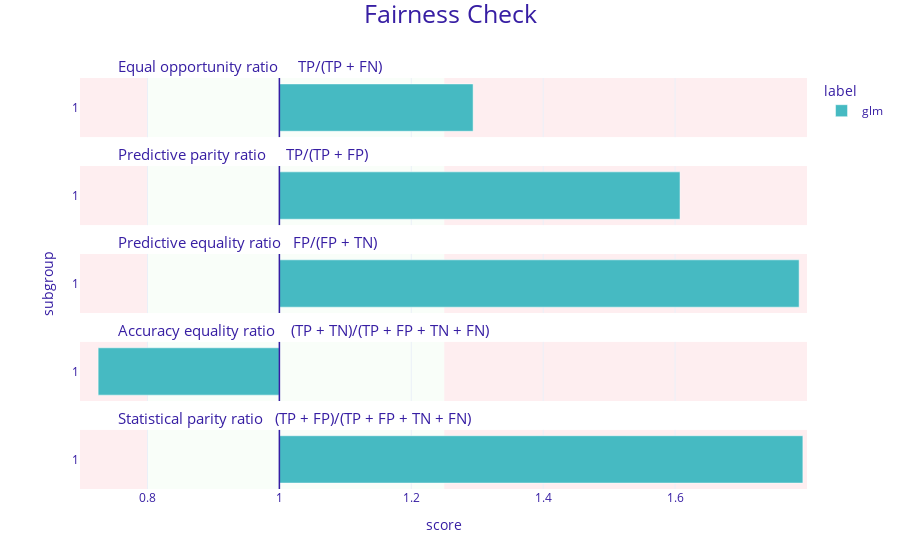

Notebook cell for this chart:
### Code cell
fobject_xgb2.plot()

### Figure 1 — Plotly figure (JSON) as saved in the notebook; plotly's stock layout.template omitted (floating-point values rounded to 4 significant figures)
{"data": [{"alignmentgroup": "True", "customdata": [["1", 1.294, "glm"]], "hovertemplate": "<b>%{customdata[2]}</b><br>Subgroup: %{customdata[0]}<br>Score: %{customdata[1]}<br><extra></extra>", "legendgroup": "glm", "marker": {"color": "#46bac2", "pattern": {"shape": ""}}, "name": "glm", "offsetgroup": "glm", "orientation": "h", "showlegend": true, "textposition": "auto", "type": "bar", "x": [0.2937], "xaxis": "x5", "y": [0.5], "yaxis": "y5"}, {"alignmentgroup": "True", "customdata": [["1", 1.607, "glm"]], "hovertemplate": "<b>%{customdata[2]}</b><br>Subgroup: %{customdata[0]}<br>Score: %{customdata[1]}<br><extra></extra>", "legendgroup": "glm", "marker": {"color": "#46bac2", "pattern": {"shape": ""}}, "name": "glm", "offsetgroup": "glm", "orientation": "h", "showlegend": false, "textposition": "auto", "type": "bar", "x": [0.6075], "xaxis": "x4", "y": [0.5], "yaxis": "y4"}, {"alignmentgroup": "True", "customdata": [["1", 1.788, "glm"]], "hovertemplate": "<b>%{customdata[2]}</b><br>Subgroup: %{customdata[0]}<br>Score: %{customdata[1]}<br><extra></extra>", "legendgroup": "glm", "marker": {"color": "#46bac2", "pattern": {"shape": ""}}, "name": "glm", "offsetgroup": "glm", "orientation": "h", "showlegend": false, "textposition": "auto", "type": "bar", "x": [0.7881], "xaxis": "x3", "y": [0.5], "yaxis": "y3"}, {"alignmentgroup": "True", "customdata": [["1", 0.725, "glm"]], "hovertemplate": "<b>%{customdata[2]}</b><br>Subgroup: %{customdata[0]}<br>Score: %{customdata[1]}<br><extra></extra>", "legendgroup": "glm", "marker": {"color": "#46bac2", "pattern": {"shape": ""}}, "name": "glm", "offsetgroup": "glm", "orientation": "h", "showlegend": false, "textposition": "auto", "type": "bar", "x": [-0.2748], "xaxis": "x2", "y": [0.5], "yaxis": "y2"}, {"alignmentgroup": "True", "customdata": [["1", 1.794, "glm"]], "hovertemplate": "<b>%{customdata[2]}</b><br>Subgroup: %{customdata[0]}<br>Score: %{customdata[1]}<br><extra></extra>", "legendgroup": "glm", "marker": {"color": "#46bac2", "pattern": {"shape": ""}}, "name": "glm", "offsetgroup": "glm", "orientation": "h", "showlegend": false, "textposition": "auto", "type": "bar", "x": [0.7937], "xaxis": "x", "y": [0.5], "yaxis": "y"}], "layout": {"annotations": [{"font": {"size": 15}, "showarrow": false, "text": "Statistical parity ratio   (TP + FP)/(TP + FP + TN + FN)", "x": 0.05, "xanchor": "left", "xref": "paper", "y": 0.144, "yanchor": "bottom", "yref": "paper"}, {"font": {"size": 15}, "showarrow": false, "text": "Accuracy equality ratio    (TP + TN)/(TP + FP + TN + FN)", "x": 0.05, "xanchor": "left", "xref": "paper", "y": 0.358, "yanchor": "bottom", "yref": "paper"}, {"font": {"size": 15}, "showarrow": false, "text": "Predictive equality ratio   FP/(FP + TN)", "x": 0.05, "xanchor": "left", "xref": "paper", "y": 0.572, "yanchor": "bottom", "yref": "paper"}, {"font": {"size": 15}, "showarrow": false, "text": "Predictive parity ratio     TP/(TP + FP)", "x": 0.05, "xanchor": "left", "xref": "paper", "y": 0.786, "yanchor": "bottom", "yref": "paper"}, {"font": {"size": 15}, "showarrow": false, "text": "Equal opportunity ratio     TP/(TP + FN)", "x": 0.05, "xanchor": "left", "xref": "paper", "y": 1, "yanchor": "bottom", "yref": "paper"}], "barmode": "group", "font": {"color": "#371ea3"}, "legend": {"title": {"text": "label"}, "tracegroupgap": 0}, "margin": {"b": 71, "r": 30, "t": 78}, "shapes": [{"fillcolor": "#f05a71", "layer": "below", "line": {"width": 0}, "opacity": 0.1, "type": "rect", "x0": 0.25, "x1": 0.8, "xref": "x", "y0": 0, "y1": 1, "yref": "y"}, {"fillcolor": "#f05a71", "layer": "below", "line": {"width": 0}, "opacity": 0.1, "type": "rect", "x0": -0.3023, "x1": -0.2, "xref": "x", "y0": 0, "y1": 1, "yref": "y"}, {"fillcolor": "#c7f5bf", "layer": "below", "line": {"width": 0}, "opacity": 0.1, "type": "rect", "x0": -0.2, "x1": 0.25, "xref": "x", "y0": 0, "y1": 1, "yref": "y"}, {"line": {"color": "#371ea3", "width": 1.5}, "type": "line", "x0": 0, "x1": 0, "xref": "x", "y0": 0, "y1": 1, "yref": "y"}, {"fillcolor": "#f05a71", "layer": "below", "line": {"width": 0}, "opacity": 0.1, "type": "rect", "x0": 0.25, "x1": 0.8, "xref": "x", "y0": 0, "y1": 1, "yref": "y2"}, {"fillcolor": "#f05a71", "layer": "below", "line": {"width": 0}, "opacity": 0.1, "type": "rect", "x0": -0.3023, "x1": -0.2, "xref": "x", "y0": 0, "y1": 1, "yref": "y2"}, {"fillcolor": "#c7f5bf", "layer": "below", "line": {"width": 0}, "opacity": 0.1, "type": "rect", "x0": -0.2, "x1": 0.25, "xref": "x", "y0": 0, "y1": 1, "yref": "y2"}, {"line": {"color": "#371ea3", "width": 1.5}, "type": "line", "x0": 0, "x1": 0, "xref": "x", "y0": 0, "y1": 1, "yref": "y2"}, {"fillcolor": "#f05a71", "layer": "below", "line": {"width": 0}, "opacity": 0.1, "type": "rect", "x0": 0.25, "x1": 0.8, "xref": "x", "y0": 0, "y1": 1, "yref": "y3"}, {"fillcolor": "#f05a71", "layer": "below", "line": {"width": 0}, "opacity": 0.1, "type": "rect", "x0": -0.3023, "x1": -0.2, "xref": "x", "y0": 0, "y1": 1, "yref": "y3"}, {"fillcolor": "#c7f5bf", "layer": "below", "line": {"width": 0}, "opacity": 0.1, "type": "rect", "x0": -0.2, "x1": 0.25, "xref": "x", "y0": 0, "y1": 1, "yref": "y3"}, {"line": {"color": "#371ea3", "width": 1.5}, "type": "line", "x0": 0, "x1": 0, "xref": "x", "y0": 0, "y1": 1, "yref": "y3"}, {"fillcolor": "#f05a71", "layer": "below", "line": {"width": 0}, "opacity": 0.1, "type": "rect", "x0": 0.25, "x1": 0.8, "xref": "x", "y0": 0, "y1": 1, "yref": "y4"}, {"fillcolor": "#f05a71", "layer": "below", "line": {"width": 0}, "opacity": 0.1, "type": "rect", "x0": -0.3023, "x1": -0.2, "xref": "x", "y0": 0, "y1": 1, "yref": "y4"}, {"fillcolor": "#c7f5bf", "layer": "below", "line": {"width": 0}, "opacity": 0.1, "type": "rect", "x0": -0.2, "x1": 0.25, "xref": "x", "y0": 0, "y1": 1, "yref": "y4"}, {"line": {"color": "#371ea3", "width": 1.5}, "type": "line", "x0": 0, "x1": 0, "xref": "x", "y0": 0, "y1": 1, "yref": "y4"}, {"fillcolor": "#f05a71", "layer": "below", "line": {"width": 0}, "opacity": 0.1, "type": "rect", "x0": 0.25, "x1": 0.8, "xref": "x", "y0": 0, "y1": 1, "yref": "y5"}, {"fillcolor": "#f05a71", "layer": "below", "line": {"width": 0}, "opacity": 0.1, "type": "rect", "x0": -0.3023, "x1": -0.2, "xref": "x", "y0": 0, "y1": 1, "yref": "y5"}, {"fillcolor": "#c7f5bf", "layer": "below", "line": {"width": 0}, "opacity": 0.1, "type": "rect", "x0": -0.2, "x1": 0.25, "xref": "x", "y0": 0, "y1": 1, "yref": "y5"}, {"line": {"color": "#371ea3", "width": 1.5}, "type": "line", "x0": 0, "x1": 0, "xref": "x", "y0": 0, "y1": 1, "yref": "y5"}], "title": {"font": {"size": 25}, "text": "Fairness Check", "x": 0.5, "y": 0.99}, "xaxis": {"anchor": "y", "domain": [0, 1], "range": [-0.3023, 0.8], "ticktext": [0.6, 0.8, 1, 1.2, 1.4, 1.6, 1], "tickvals": [-0.4, -0.2, 0, 0.2, 0.4, 0.6, 0], "title": {"text": "score"}}, "xaxis2": {"anchor": "y2", "domain": [0, 1], "matches": "x", "range": [-0.3023, 0.8], "showticklabels": false, "ticktext": [0.6, 0.8, 1, 1.2, 1.4, 1.6, 1], "tickvals": [-0.4, -0.2, 0, 0.2, 0.4, 0.6, 0]}, "xaxis3": {"anchor": "y3", "domain": [0, 1], "matches": "x", "range": [-0.3023, 0.8], "showticklabels": false, "ticktext": [0.6, 0.8, 1, 1.2, 1.4, 1.6, 1], "tickvals": [-0.4, -0.2, 0, 0.2, 0.4, 0.6, 0]}, "xaxis4": {"anchor": "y4", "domain": [0, 1], "matches": "x", "range": [-0.3023, 0.8], "showticklabels": false, "ticktext": [0.6, 0.8, 1, 1.2, 1.4, 1.6, 1], "tickvals": [-0.4, -0.2, 0, 0.2, 0.4, 0.6, 0]}, "xaxis5": {"anchor": "y5", "domain": [0, 1], "matches": "x", "range": [-0.3023, 0.8], "showticklabels": false, "ticktext": [0.6, 0.8, 1, 1.2, 1.4, 1.6, 1], "tickvals": [-0.4, -0.2, 0, 0.2, 0.4, 0.6, 0]}, "yaxis": {"anchor": "x", "domain": [0, 0.144], "range": [0, 1], "showgrid": false, "ticktext": ["1"], "tickvals": [0.5], "title": {"text": ""}, "zeroline": false}, "yaxis2": {"anchor": "x2", "domain": [0.214, 0.358], "matches": "y", "range": [0, 1], "showgrid": false, "ticktext": ["1"], "tickvals": [0.5], "title": {"text": ""}, "zeroline": false}, "yaxis3": {"anchor": "x3", "domain": [0.428, 0.572], "matches": "y", "range": [0, 1], "showgrid": false, "ticktext": ["1"], "tickvals": [0.5], "title": {"text": "subgroup"}, "zeroline": false}, "yaxis4": {"anchor": "x4", "domain": [0.642, 0.786], "matches": "y", "range": [0, 1], "showgrid": false, "ticktext": ["1"], "tickvals": [0.5], "title": {"text": ""}, "zeroline": false}, "yaxis5": {"anchor": "x5", "domain": [0.856, 1], "matches": "y", "range": [0, 1], "showgrid": false, "ticktext": ["1"], "tickvals": [0.5], "title": {"text": ""}, "zeroline": false}}}
